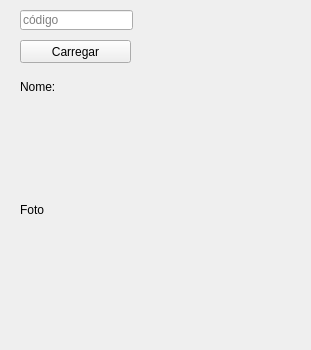
<?xml version="1.0" encoding="UTF-8"?>
<ui version="4.0">
 <class>MainWindow</class>
 <widget class="QMainWindow" name="MainWindow">
  <property name="geometry">
   <rect>
    <x>0</x>
    <y>0</y>
    <width>311</width>
    <height>350</height>
   </rect>
  </property>
  <property name="windowTitle">
   <string>Cliente</string>
  </property>
  <widget class="QWidget" name="centralwidget">
   <widget class="QLineEdit" name="lineEdit">
    <property name="geometry">
     <rect>
      <x>20</x>
      <y>10</y>
      <width>113</width>
      <height>20</height>
     </rect>
    </property>
    <property name="placeholderText">
     <string>código</string>
    </property>
   </widget>
   <widget class="QPushButton" name="pushButton">
    <property name="geometry">
     <rect>
      <x>20</x>
      <y>40</y>
      <width>111</width>
      <height>23</height>
     </rect>
    </property>
    <property name="text">
     <string>Carregar</string>
    </property>
   </widget>
   <widget class="QLabel" name="label_nome">
    <property name="geometry">
     <rect>
      <x>20</x>
      <y>80</y>
      <width>47</width>
      <height>13</height>
     </rect>
    </property>
    <property name="text">
     <string>Nome:</string>
    </property>
   </widget>
   <widget class="QLabel" name="label_foto">
    <property name="geometry">
     <rect>
      <x>20</x>
      <y>110</y>
      <width>200</width>
      <height>200</height>
     </rect>
    </property>
    <property name="text">
     <string>Foto</string>
    </property>
   </widget>
  </widget>
 </widget>
 <resources/>
 <connections/>
</ui>
